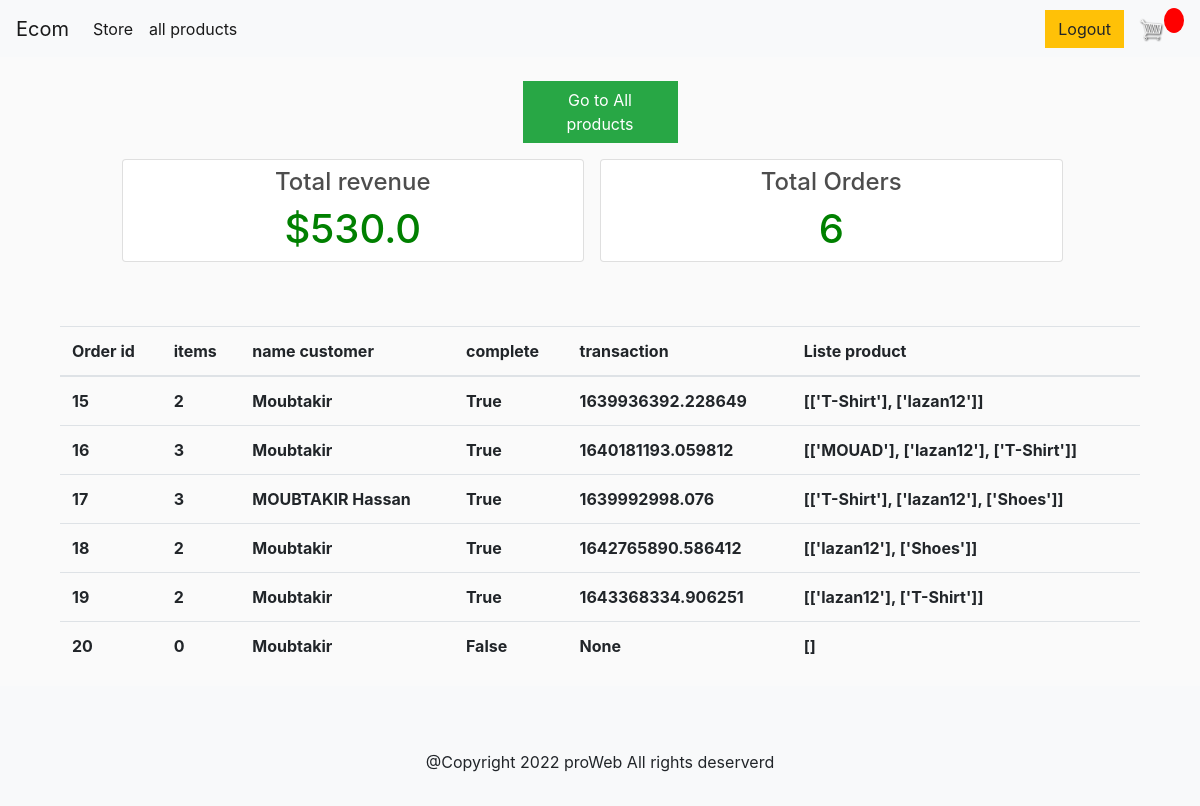
The page /dashboard/ (signed in) on the database its author committed.
### store/models.py (models this page shows, shortened)
class Order(models.Model):
    customer = models.ForeignKey(
        Customer, on_delete=models.SET_NULL, null=True, blank=True)
    date_ordered = models.TimeField(auto_now_add=True)
    complete = models.BooleanField(default=False)
    transaction_id = models.CharField(max_length=100, null=True)
    @property
    def get_card_total(self):
        orderitems = self.orderitem_set.all()
        total = sum([item.get_total for item in orderitems])
        return total
    @property
    def get_card_items(self):
        orderitems = self.orderitem_set.all()
        total = sum([item.quantity for item in orderitems])
        return total
    def get_card_product(self):
        orderitems = self.orderitem_set.all()
        total = []
        for item in orderitems:
            product_name = item.product.name
            total.append([product_name])
        return total

class OrderItem(models.Model):
    product = models.ForeignKey(
        Product, on_delete=models.SET_NULL, blank=True, null=True)
    order = models.ForeignKey(
        Order, on_delete=models.SET_NULL, blank=True, null=True)
    quantity = models.IntegerField(default=0, null=True, blank=True)
    date_added = models.DateField(auto_now_add=True)
    @property
    def get_total(self):
        total = self.product.price * self.quantity
        return total

class Customer(models.Model):
    user = models.OneToOneField(
        User, on_delete=models.CASCADE, null=True, blank=True)
    name = models.CharField(max_length=255, null=True)
    email = models.CharField(max_length=255, null=True)
    def __str__(self):
        return self.name

class Product(models.Model):
    name = models.CharField(max_length=100)
    price = models.DecimalField(max_digits=7, decimal_places=2)
    digital = models.BooleanField(default=False, null=True, blank=True)
    image = models.ImageField(null=True, blank=True)

### store/views.py (the view)
# urls.py: path('dashboard/', views.dashboard, name='dashboard'),
def dashboard(request):
    if request.user.is_authenticated:
        orders = Order.objects.all()
        total_revenue = 0
        for order in orders:
            total_revenue += float(order.get_card_total)
        context = {'orders': orders, 'total_revenue': total_revenue,
                   'total_orders': len(orders)}
        return render(request, 'store/dashboard.html', context)
    else:
        return redirect("login")

### store/templates/store/dashboard.html (shortened to what this page needs)
{% extends 'store/main.html' %}
{% load static %}
{% block content %}
<div class="container">
    <div class="row justify-content-center">
        <div class="col-md-2">
            <a href="{% url 'all_products_admin' %}"><button class="btn btn-success">Go to All products</button></a>
        </div>
    </div>
    <div class="row justify-content-center mt-3">
        <div class="card col-md-5 mr-3">
            <h4 class="text-center pt-2">Total revenue</h4>
            <h1 class="text-center" style="color: green;">${{total_revenue}}</h1>
        </div>
        <div class="card col-md-5 mr-3">
            <h4 class="text-center pt-2">Total Orders</h4>
            <h1 class="text-center" style="color: green;">{{total_orders}}</h1>
        </div>
    </div>
    <div class="row justify-content-center mt-3">
        <div class="col-md-12 mt-5">
            <table class="table table-hover table-triped">
                <thead>
                    <tr>
                        <th scope="col">Order id</th>
                        <th scope="col">items</th>
                        <th scope="col">name customer</th>
                        <th scope="col">complete</th>
                        <th scope="col">transaction</th>
                        <th scope="col">Liste product</th>
                    </tr>
                </thead>
                <tbody>
                    {% for order in orders %}
                    <tr>
                        <th scope="col">{{order.id}}</th>
                        <th scope="col">{{order.get_card_items}}</th>
                        <th scope="col">{{order.customer}}</th>
                        <th scope="col">{{order.complete}}</th>
                        <th scope="col">{{order.transaction_id}}</th>
                        <th>{{order.get_card_product}}</th>
                    </tr>
                    {% endfor %}
                </tbody>
            </table>
        </div>
    </div>
</div>
{% endblock %}

### static/css/main.css (style rules this page uses)
body { background-color: hsl(0, 0%, 98%); }
h1,h2,h3,h4,h5,h6 { color:hsl(0, 0%, 30%); }
.btn { border-radius: 0; }

### rows shown on the page
Order: id "15", get_card_items "2", customer "Moubtakir", complete "True", transaction_id "1639936392.228649", get_card_product "[['T-Shirt'], ['lazan12']]"
Order: id "16", get_card_items "3", customer "Moubtakir", complete "True", transaction_id "1640181193.059812", get_card_product "[['MOUAD'], ['lazan12'], ['T-Shirt']]"
Order: id "17", get_card_items "3", customer "MOUBTAKIR Hassan", complete "True", transaction_id "1639992998.076", get_card_product "[['T-Shirt'], ['lazan12'], ['Shoes']]"
Order: id "18", get_card_items "2", customer "Moubtakir", complete "True", transaction_id "1642765890.586412", get_card_product "[['lazan12'], ['Shoes']]"
Order: id "19", get_card_items "2", customer "Moubtakir", complete "True", transaction_id "1643368334.906251", get_card_product "[['lazan12'], ['T-Shirt']]"
Order: id "20", get_card_items "0", customer "Moubtakir", complete "False", transaction_id "None", get_card_product "[]"

### other values the page prints
{{ total_revenue }} "530.0"
{{ total_orders }} "6"
